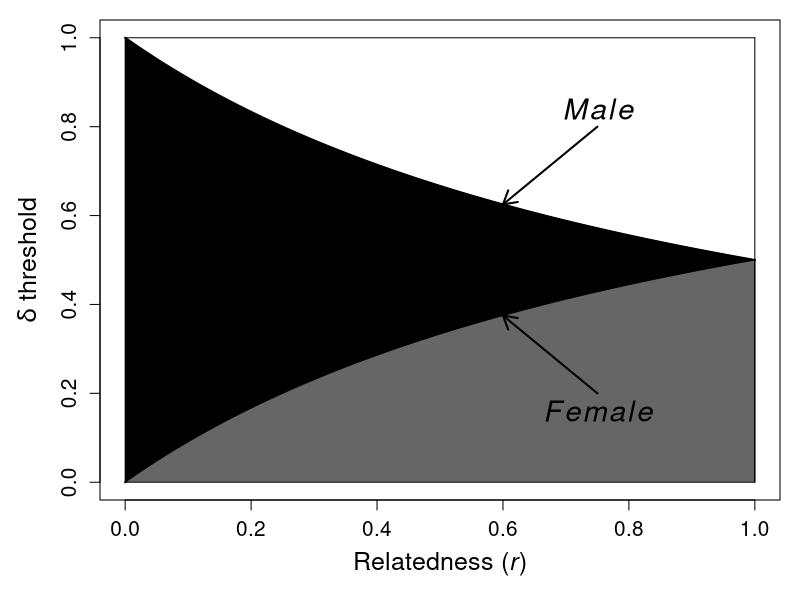
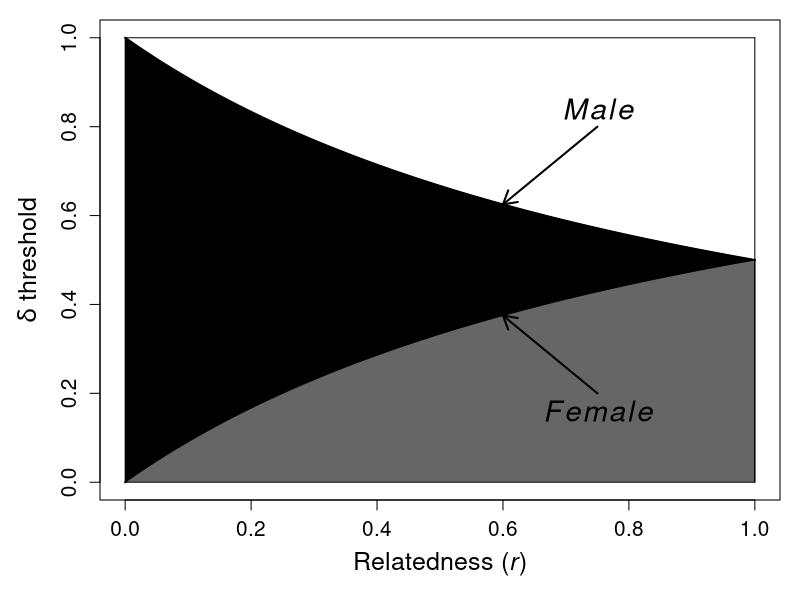
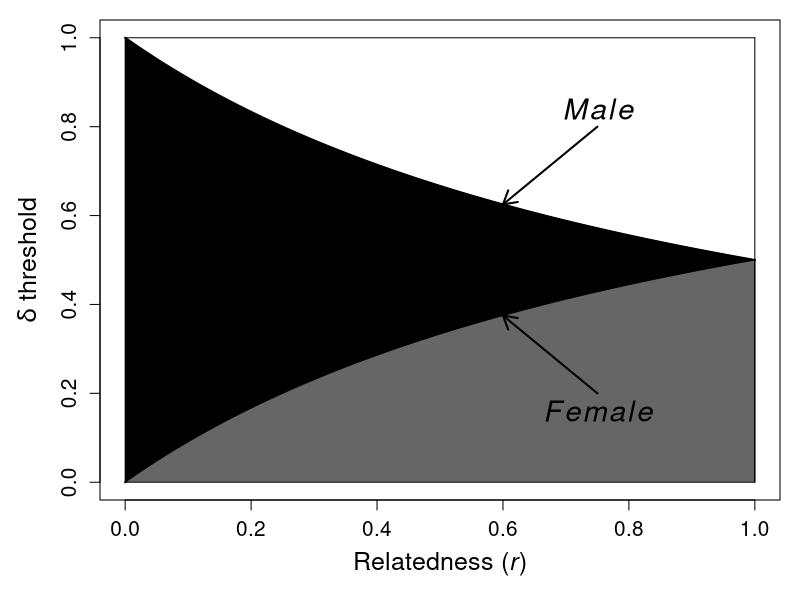
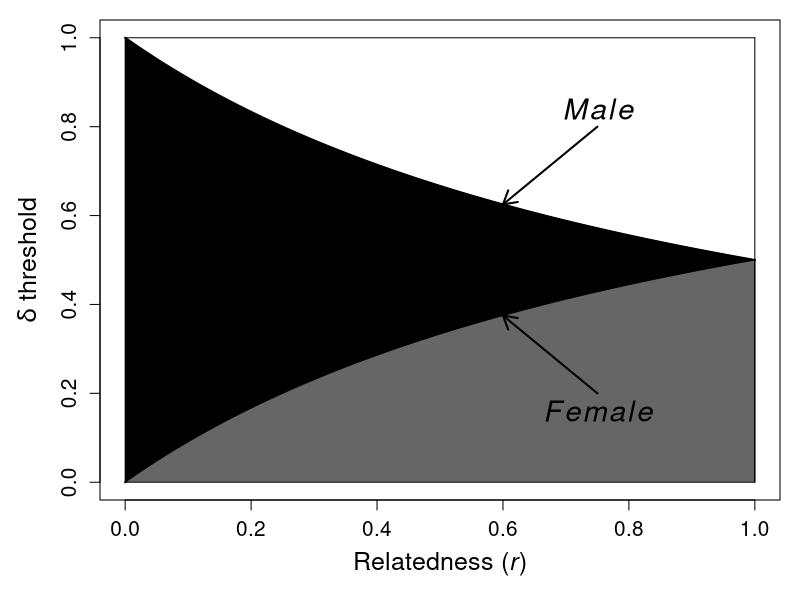
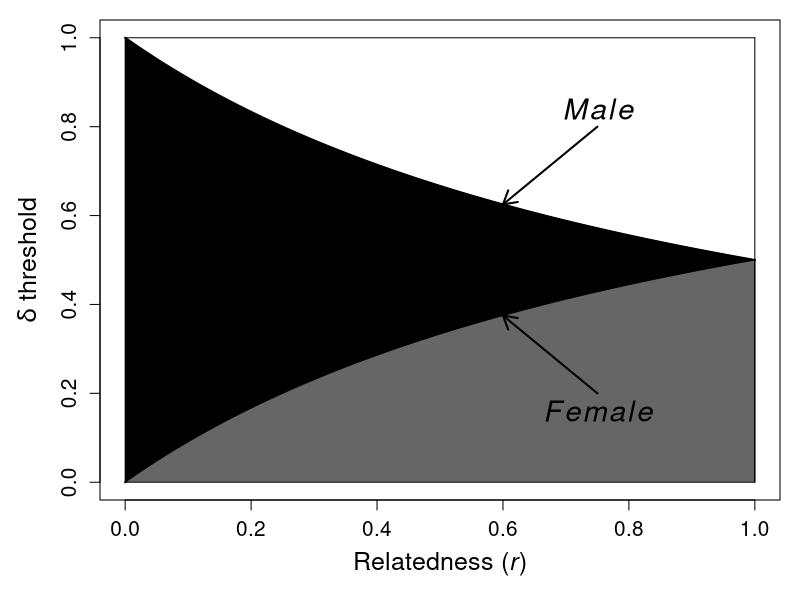
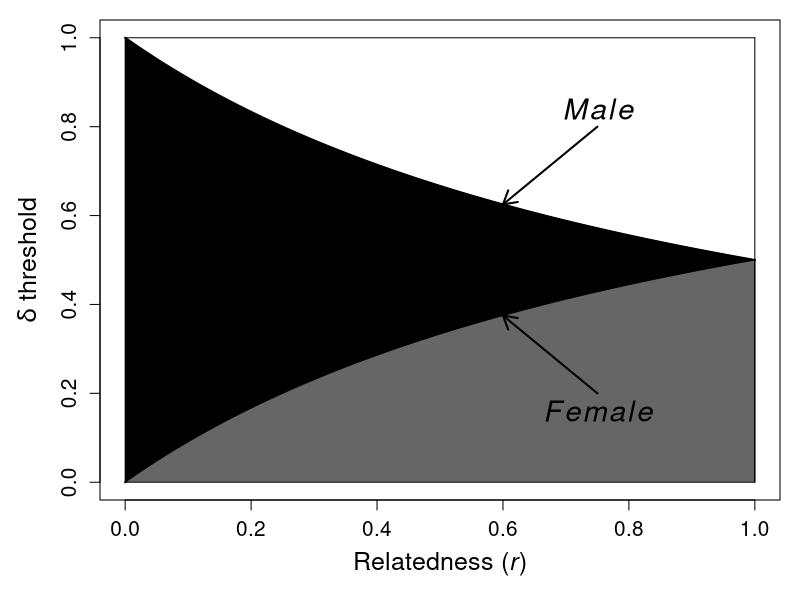
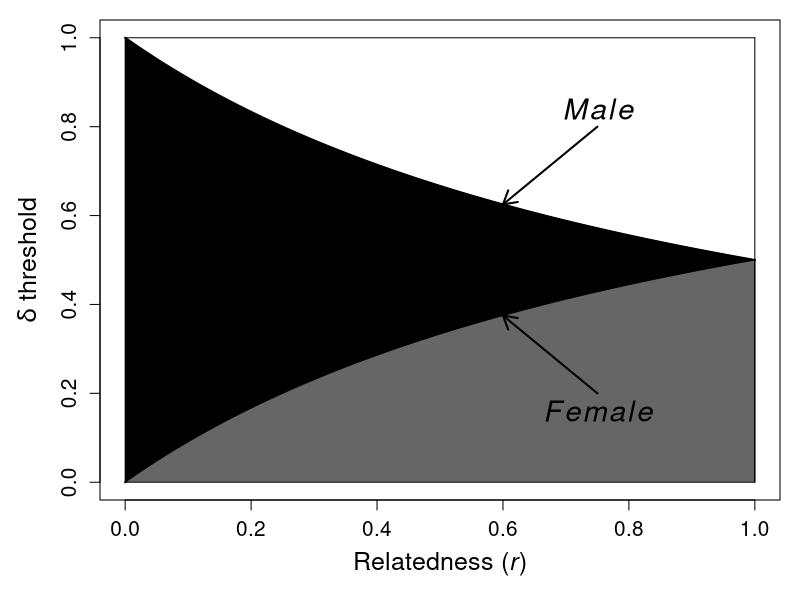
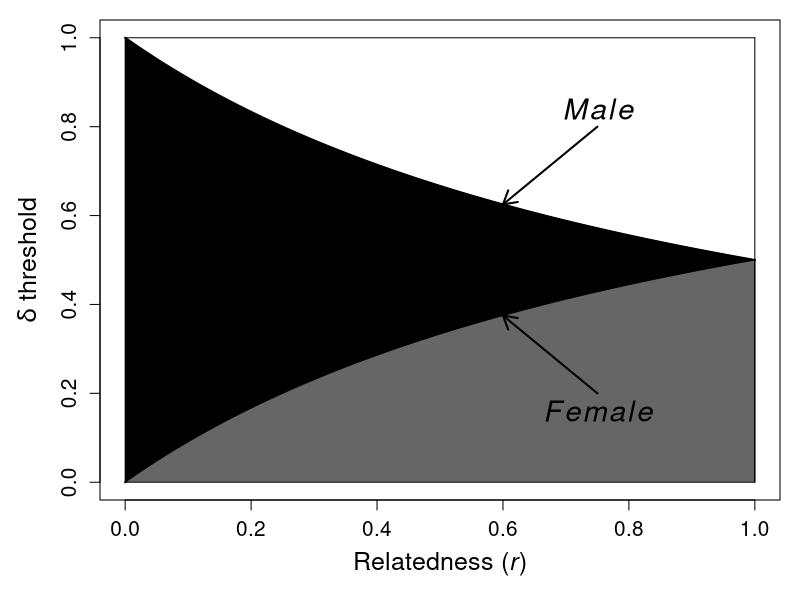

Here is the R script that generated these plots, in order: (Note: this script raises an error after producing the figures.)
## ---- chunk 1
initialise_inds <- function(N = 200){
    ID      <- matrix(data = 0, nrow = N, ncol = 30);
    ID[,1]  <- 1:N;
    ID[,2]  <- rbinom(n = N, size = 1, prob = 0.5);
    ID[,3]  <- sample(x = 1:10, size = N, replace = TRUE);
    ID[,4]  <- sample(x = 1:10, size = N, replace = TRUE);
    ID[,5]  <- rep(x = 0, times = N);
    ID[,6]  <- rep(x = -1, times = N);
    ID[,7]  <- rep(x = -1, times = N);
    ID[,8]  <- rep(x = 0, times = N);
    ID[,9]  <- rep(x = -1, times = N);
    ID[,10] <- rep(x = 0, times = N);
    return(ID);
}

initialise_Rmat <- function(ID){
    rows <- dim(ID)[1];
    Rmat <- matrix(data = 0, nrow = rows, ncol = rows);
    diag(Rmat) <- 1;
    Rmat <- cbind(ID[,1], Rmat);
    return(Rmat);
}

Rbuild <- function(Rmat, ID, Rmat_new){
    inds <- dim(ID)[1];
    for(i in 1:inds){
        if(ID[i, 6] %in% Rmat[,1] == FALSE){
            MomP <- -1;
        }else{
            MomP <- which(Rmat[,1] == ID[i, 6]);
        }
        if(ID[i, 7] %in% Rmat[,1] == FALSE){
            DadP <- -1;
        }else{
            DadP <- which(Rmat[,1] == ID[i, 7]);
        }
        # Inbreeding coefficient
        if(MomP < 0 | DadP < 0){
            Rmat_new[i, i+1] <- 1; 
        }else{
            Rmat_new[i, i+1] <- 1 + Rmat[MomP, DadP+1]; 
        }
        # Kinship coefficient
        j <- 1;
        while(j < i){
            if(ID[j, 6] %in% Rmat[,1] == FALSE){
                Om <- -1;
            }else{
                Om <- which(Rmat[,1] == ID[j, 6]);
            }
            if(ID[j, 7] %in% Rmat[,1] == FALSE){
                Od <- -1;
            }else{
                Od <- which(Rmat[,1] == ID[j, 7]);
            }
            
            if(ID[i,5] == 0 & ID[j,5] == 0){
                if(Om < 0 | MomP < 0){
                    w <- 0;
                }else{
                    if(MomP == Om){
                        w <- 0.5 * Rmat[MomP, Om + 1];
                    }else{
                        w <- Rmat[MomP, Om + 1];
                    }
                }
                if(Od < 0 | MomP < 0){
                    y <- 0;
                }else{
                    y <- Rmat[MomP, Od + 1];
                }
                if(Om < 0 | DadP < 0){
                    x <- 0;
                }else{
                    x <- Rmat[DadP, Om + 1];
                }
                if(Od < 0 | DadP < 0){
                    z <- 0;
                }else{
                    if(DadP == Od){
                        z <- 0.5 * Rmat[DadP, Od + 1];
                    }else{
                        z <- Rmat[DadP, Od + 1];
                    }
                }
            }
            rMmuP <- 0.5 * (w + y);
            rDmuP <- 0.5 * (x + z);
            rval  <- 0.5 * (rMmuP + rDmuP);
            
            Rmat_new[i, j+1] <- rval;
            Rmat_new[j, i+1] <- rval;
            j <- j + 1;
        }
    }
    
    for(i in 1:inds){
        for(j in 1:inds){
            if(ID[i, 6] == ID[j, 1]){
                if(ID[j, 6] == -1){
                    Rmat_new[i, j+1] = 0.25;
                    Rmat_new[j, i+1] = 0.25;
                }    
            }
            if(ID[i, 7] == ID[j, 1]){
                if(ID[j, 7] == -1){
                    Rmat_new[i, j+1] = 0.25;
                    Rmat_new[j, i+1] = 0.25;
                }    
            }
        }
    }
    
    return(Rmat_new);
}

mateselect <- function(ID, Rmat_new){
    fem <- ID[ID[,2] == 0 & ID[,5] == 0,];
    mal <- ID[ID[,2] == 1 & ID[,5] == 0,];
    for(i in 1:dim(fem)[1]){
        strat <- sum(fem[i,11:20]);
        vals  <- rep(0, dim(mal)[1]);
        fpos  <- which(Rmat_new[,1] == i); 
        for(j in 1:length(vals)){
            mpos    <- which(Rmat_new[,1] == j);
            kval    <- Rmat_new[i, j+1];
            vals[j] <- kval * strat;
        }
        if(strat < 0){
            weight <- 1 / (1 + (-1 * vals));
            probs  <- weight / sum(weight);
        }else{
            weight <- 1 + vals;
            probs  <- weight / sum(weight);
        }
        mate    <- sample(x = 1:dim(mal)[1], size = 1, pr = probs);
        mateID  <- mal[mate,1];
        matepos <- which(ID[,1] == mateID);
        ownID   <- fem[i, 1];
        ownpos  <- which(ID[,1] == ownID);
        ID[ownpos, 9]  <- mateID;
        ID[matepos, 9] <- ownID;
    }
    return(ID);
}

make_offspring <- function(ID, Rmat_new, nn = 6){
    start_ID <- max(ID[,1]) + 1;
    for(i in 1:dim(ID)[1]){
        if(ID[i, 2] == 0 & ID[i, 9] > 0 & ID[i, 5] == 0){
            mum    <- ID[i,];
            dadpos <- which(ID[,1] == ID[i, 9]);
            dad    <- ID[dadpos,];
            offs   <- matrix(data = 0, nrow = nn, ncol = dim(ID)[2]);
            offs[,1] <- start_ID:(start_ID+nn-1);
            start_ID <- start_ID + nn;
            offs[,2] <- rbinom(n = nn, size = 1, prob = 0.5);
            offs[,3] <- mum[3];
            offs[,4] <- mum[4];
            offs[,6] <- mum[1];
            offs[,7] <- dad[1];
            mrpos    <- which(Rmat_new[,1] == mum[1]);
            drpos    <- which(Rmat_new[,1] == dad[1]);
            offs[,8] <- Rmat_new[mrpos, drpos+1];
            offs[,11:30] <- mum[11:30];
            dum_vec  <- rbinom(n = length(offs[,11:30]), size = 1, prob = 0.5);
            dummy    <- matrix(data = dum_vec, nrow = dim(offs)[1]);
            dummy[dummy > 0] <- NA;
            
        }
    }
}

produce_offs <- function(ID, Rmat_new, nn){
    # NOTE: This toy model has unrealistic recombination between parents!
    mums  <- sum(ID[,2] == 0 & ID[, 5] == 0 & ID[, 9] != 0);
    offs  <- matrix(data = 0, nrow = mums * nn, ncol = dim(ID)[2]);
    start <- 1;
    for(i in 1:dim(ID)[1]){  # Unrealistic recombination saves some time.
        if(ID[i,2] == 0 & ID[i, 5] == 0 & ID[i, 9] != 0){
            her_off     <- matrix(data = ID[i,], nrow = nn, ncol = dim(ID)[2], 
                                  byrow = TRUE);
            her_off[,2] <- rbinom(n = nn, size = 1, prob = 0.5);
            her_off[,6] <- ID[i,1];
            her_off[,7] <- ID[i,9];
            mum_p       <- which(Rmat_new[,1] == ID[i,1]);
            dad_p       <- which(Rmat_new[,1] == ID[i,9]);
            her_off[,8] <- Rmat_new[mum_p, dad_p + 1];
            her_off[,9] <- -1;
            dad_o       <- which(ID[,1] == ID[i,9]);
            dad_overlay <- matrix(data = ID[dad_o,], nrow = nn, 
                                  ncol = dim(ID)[2], byrow = TRUE);
            to_vec      <- rbinom(n = nn*dim(ID)[2], size = 1, prob = 0.5);
            to_overlay  <- matrix(data = to_vec, nrow = nn);
            to_overlay[,1:10] <- 1;
            her_off[to_overlay < 1] <- NA;
            her_off[is.na(her_off)] <- dad_overlay[is.na(her_off)];
            offs[start:(start+(nn-1)), 1:dim(ID)[2]] <- her_off;
            start <- start + nn;
        }
    }
    max_ID   <- max(ID[,1]);
    offs[,1] <- (max_ID + 1):(max_ID + dim(offs)[1]); 
    return(offs);
}

mortality <- function(offs, beta){
    depression        <- exp(-1 * beta * offs[,8]);
    alive             <- rbinom(n = dim(offs)[1], size = 1, prob = depression);
    offs[alive < 1,5] <- -1;
    offs              <- offs[offs[,5] > -1,];
    return(offs);
}

mutation  <- function(offs, mu){
    mutations <- rbinom(n = 20*dim(offs)[1], size = 1, prob = mu);
    tot_mut   <- sum(mutations);
    mut_mat   <- matrix(data = mutations, nrow = dim(offs)[1]);
    mu_eff    <- rnorm(n = tot_mut, mean = 0, sd = 2);
    mut_mat[mut_mat > 0] <- mu_eff;
    offs[,11:30] <- offs[,11:30] + mut_mat;
    return(offs);
}

retain <- function(ID, offs){
    retainers <- rep(x = 0, times = dim(ID)[1]);
    for(i in 1:dim(ID)[1]){
        ID_num <- ID[i, 1];
        ismum  <- sum(offs[,6] == ID_num);
        isdad  <- sum(offs[,7] == ID_num);
        ispar  <- ismum + isdad;
        if(ispar < 1){
            retainers[i] <- 1;
        }
    }
    to_remove <- which(retainers == 1);
    ID <- ID[-to_remove,];
    return(ID);
}

get_stats <- function(ID){
    mean_inbr <- mean(ID[,8]);
    mean_aval <- mean(ID[,11:20]);
    sd_aval   <- sd(ID[,11:20]);
    mean_nval <- mean(ID[,21:30]);
    sd_nval   <- sd(ID[,21:30]);
    stat_vec  <- c(mean_inbr, mean_aval, sd_aval, mean_nval, sd_nval);
    return(stat_vec);
}

immigration <- function(ID, imm, IDst){
    max_ID     <- max(ID[,1]);
    immigrants <- initialise_inds(N = imm);
    avalues    <- rnorm(n = 10 * imm, mean = IDst[2], sd = IDst[3]);
    nvalues    <- rnorm(n = 10 * imm, mean = IDst[4], sd = IDst[5]);
    a_mat      <- matrix(data = avalues, nrow = imm);
    n_mat      <- matrix(data = nvalues, nrow = imm);
    immigrants[,2]     <- 1;
    immigrants[,11:20] <- a_mat;
    immigrants[,21:30] <- n_mat;
    imm_IDs            <- (max_ID + 1):(max_ID + imm);
    immigrants[,1]     <- imm_IDs;
    ID <- rbind(ID, immigrants);
    return(ID);
}

new_gen <- function(ID, Rmat, cost = 0, imm = 5, beta = 1, 
                    mu = 0.01, Kf = 100, Km = 100, nn = 6){
    N       <- dim(ID)[1];
    death   <- rep(x = 0, times = N);
    females <- sum(ID[,2] == 0 & ID[,5] <= 1);
    males   <- sum(ID[,2] == 1 & ID[,5] <= 1);
    strat   <- apply(X = ID[,11:20], MARGIN = 1, FUN = sum);
    strat_c <- abs(strat) * cost;
    strat_d <- rbinom(n = N, size = 1, prob = strat_c);
    death   <- death + strat_d;
    death   <- death + (ID[,5] > 1);
    ID[,5]  <- -1 * death;
    ID      <- ID[order(ID[,2], decreasing = FALSE),];
    ID      <- ID[order(ID[,5], decreasing = FALSE),];
    livef   <- sum(ID[,2] == 0 & ID[,5] < 2 & ID[,5] > -1);
    livem   <- sum(ID[,2] == 1 & ID[,5] < 2 & ID[,5] > -1);
    if(livef > Kf){
        rm   <- livef - Kf;
        rows <- which(ID[,2] == 0 & ID[,5] < 2 & ID[,5] > -1);
        ID[rows[1:rm],5] <- -1;
    }
    if(livem > Km){
        rm   <- livem - Km;
        rows <- which(ID[,2] == 1 & ID[,5] < 2 & ID[,5] > -1);
        ID[rows[1:rm],5] <- -1;
    }
    ID <- rbind(ID[ID[,5] >= 0,], ID[ID[,5] < 0,]);
    
    Rmat_new <- initialise_Rmat(ID);
    Rmat_new <- Rbuild(Rmat, ID, Rmat_new);
    
    ID   <- mateselect(ID, Rmat_new);
    offs <- produce_offs(ID, Rmat_new, nn);
    offs <- mortality(offs, beta);
    offs <- mutation(offs, mu);
    IDst <- get_stats(ID);
    
    lgn  <- ID[ID[,5] == 0,];
    
    ID[ID[,5] >= 0, 5] <- -1;
    
    ID <- retain(ID, offs);
    ID <- rbind(ID, offs);
    
    ID <- immigration(ID, imm, IDst);
    
    results <- list(ID = ID, Rmat = Rmat_new, stats = IDst, last_gen = lgn);
    return(results);
}

mate_connect <- function(ID){
    living     <- ID[ID[,5] == 0,];
    fem_count  <- sum(living[,2] == 0);
    mal_count  <- sum(living[,2] == 1);
    livsor     <- living[order(living[,2]),];
    livsor[,3] <- 1:dim(livsor)[1];
    pointpairs <- matrix(data = 0, nrow = dim(livsor)[1], ncol = 8);
    pointpairs[,1] <- livsor[,1];
    for(i in 1:dim(livsor)[1]){
        if(livsor[i, 2] == 0){
            femID <- livsor[i, 1];
            malID <- livsor[i, 9];
            femps <- i;
            malps <- which(livsor[,1] == malID);
            pointpairs[i, 2] <- malID;
        }
    }
    pointpairs[,3] <- 1:dim(pointpairs)[1];
    distr <- seq(from = 0, to = 2*pi, length.out = dim(pointpairs)[1]);
    for(i in 1:dim(pointpairs)[1]){
        xplace            <- 2 * cos(distr[pointpairs[i, 3]]);
        yplace            <- 2 * sin(distr[pointpairs[i, 3]]);
        pointpairs[i, 5]  <- xplace;
        pointpairs[i, 6]  <- yplace;
    }
    for(i in 1:dim(pointpairs)[1]){
        if(i <= fem_count){
            matepos           <- which(pointpairs[,1] == pointpairs[i, 2]);
            pointpairs[i, 4]  <- matepos;
            pointpairs[i, 7]  <- pointpairs[matepos, 5];
            pointpairs[i, 8]  <- pointpairs[matepos, 6];
        }
    }
    return(pointpairs);
}
## ---- chunk 2
ri <- matrix(data=c(1,0.5,0,0.5,1,0,0,0,1),nrow=3,byrow=TRUE);
Inbreed <- function(focal,mate,alt){
  Inb <- ri[focal,focal] + ri[focal,mate];
  Out <- ri[focal,mate]  + ri[focal,alt];
  DEL <- 1 - (Out/Inb);
  return(DEL);
}
rs <- seq(from=0,to=1,by=0.0001);
dl <- rep(x=0,length=length(rs));
for(i in 1:length(rs)){
  ri <- matrix(data=c(1,rs[i],0,rs[i],1,0,0,0,1),nrow=3,byrow=TRUE);
  dl[i] <- Inbreed(focal=1,mate=2,alt=3);
}
par(mar=c(5,5,1,1));
plot(x=rs,y=dl,type="l",lwd=2,
  xlab=expression(paste("Relatedness (",italic(r),")")),
  ylab=expression(paste(italic(delta)," threshold")),
  cex.lab=1.5,cex.axis=1.25,ylim=c(0,1));
Inbreed <- function(focal,mate,alt){
  Inb <- ri[focal,focal] + ri[focal,mate];
  Out <- ri[focal,focal]  + ri[focal,alt];
  DEL <- 1 - (Out/Inb);
  return(DEL);
}
dk <- rep(x=0,length=length(rs));
for(i in 1:length(rs)){
  ri <- matrix(data=c(1,rs[i],0,rs[i],1,0,0,0,1),nrow=3,byrow=TRUE);
  dk[i] <- Inbreed(focal=2,mate=1,alt=3);
}
points(x=rs,y=dk,type="l",lwd=2,
  cex.lab=1.25,cex.axis=1.5,ylim=c(0,1));
polygon(x=c(rs,rev(rs)),y=c(dk,rev(dl)),col="black");
polygon(x=c(rs,rev(rs)),y=c(rep(0,length(dk)),rev(dk)),col="grey40");
points(x=seq(from=0,to=1,by=0.1),y=rep(1,11),type="l");
points(y=seq(from=0,to=1,by=0.1),x=rep(1,11),type="l");
text(x=0.75,y=0.16,labels=expression(paste(italic(Female))),cex=1.75, col = "black");
arrows(x0=0.75,y0=0.2,x1=0.6,y1=0.375, length = 0.15, angle = 30, code = 2, lwd=2);
text(x=0.75,y=0.84,labels=expression(paste(italic(Male))),cex=1.75, col  = "black");
arrows(x0=0.75,y0=0.8,x1=0.6,y1=0.625, length = 0.15, angle = 30, code = 2, lwd=2);
## ---- chunk 3
ri <- matrix(data=c(1,0.5,0,0.5,1,0,0,0,1),nrow=3,byrow=TRUE);
Inbreed <- function(focal,mate,alt){
  Inb <- ri[focal,focal] + ri[focal,mate];
  Out <- ri[focal,mate]  + ri[focal,alt];
  DEL <- 1 - (Out/Inb);
  return(DEL);
}
rs <- seq(from=0,to=1,by=0.0001);
dl <- rep(x=0,length=length(rs));
for(i in 1:length(rs)){
  ri <- matrix(data=c(1,rs[i],0,rs[i],1,0,0,0,1),nrow=3,byrow=TRUE);
  dl[i] <- Inbreed(focal=1,mate=2,alt=3);
}
par(mar=c(5,5,1,1));
plot(x=rs,y=dl,type="l",lwd=2,
  xlab=expression(paste("Relatedness (",italic(r),")")),
  ylab=expression(paste(italic(delta)," threshold")),
  cex.lab=1.5,cex.axis=1.25,ylim=c(0,1));
Inbreed <- function(focal,mate,alt){
  Inb <- ri[focal,focal] + ri[focal,mate];
  Out <- ri[focal,focal]  + ri[focal,alt];
  DEL <- 1 - (Out/Inb);
  return(DEL);
}
dk <- rep(x=0,length=length(rs));
for(i in 1:length(rs)){
  ri <- matrix(data=c(1,rs[i],0,rs[i],1,0,0,0,1),nrow=3,byrow=TRUE);
  dk[i] <- Inbreed(focal=2,mate=1,alt=3);
}
points(x=rs,y=dk,type="l",lwd=2,
  cex.lab=1.25,cex.axis=1.5,ylim=c(0,1));
polygon(x=c(rs,rev(rs)),y=c(dk,rev(dl)),col="black");
polygon(x=c(rs,rev(rs)),y=c(rep(0,length(dk)),rev(dk)),col="grey40");
points(x=seq(from=0,to=1,by=0.1),y=rep(1,11),type="l");
points(y=seq(from=0,to=1,by=0.1),x=rep(1,11),type="l");
text(x=0.75,y=0.16,labels=expression(paste(italic(Female))),cex=1.75, col = "black");
arrows(x0=0.75,y0=0.2,x1=0.6,y1=0.375, length = 0.15, angle = 30, code = 2, lwd=2);
text(x=0.75,y=0.84,labels=expression(paste(italic(Male))),cex=1.75, col  = "black");
arrows(x0=0.75,y0=0.8,x1=0.6,y1=0.625, length = 0.15, angle = 30, code = 2, lwd=2);
## ---- chunk 4
ri <- matrix(data=c(1,0.5,0,0.5,1,0,0,0,1),nrow=3,byrow=TRUE);
Inbreed <- function(focal,mate,alt){
  Inb <- ri[focal,focal] + ri[focal,mate];
  Out <- ri[focal,mate]  + ri[focal,alt];
  DEL <- 1 - (Out/Inb);
  return(DEL);
}
rs <- seq(from=0,to=1,by=0.0001);
dl <- rep(x=0,length=length(rs));
for(i in 1:length(rs)){
  ri <- matrix(data=c(1,rs[i],0,rs[i],1,0,0,0,1),nrow=3,byrow=TRUE);
  dl[i] <- Inbreed(focal=1,mate=2,alt=3);
}
par(mar=c(5,5,1,1));
plot(x=rs,y=dl,type="l",lwd=2,
  xlab=expression(paste("Relatedness (",italic(r),")")),
  ylab=expression(paste(italic(delta)," threshold")),
  cex.lab=1.5,cex.axis=1.25,ylim=c(0,1));
Inbreed <- function(focal,mate,alt){
  Inb <- ri[focal,focal] + ri[focal,mate];
  Out <- ri[focal,focal]  + ri[focal,alt];
  DEL <- 1 - (Out/Inb);
  return(DEL);
}
dk <- rep(x=0,length=length(rs));
for(i in 1:length(rs)){
  ri <- matrix(data=c(1,rs[i],0,rs[i],1,0,0,0,1),nrow=3,byrow=TRUE);
  dk[i] <- Inbreed(focal=2,mate=1,alt=3);
}
points(x=rs,y=dk,type="l",lwd=2,
  cex.lab=1.25,cex.axis=1.5,ylim=c(0,1));
polygon(x=c(rs,rev(rs)),y=c(dk,rev(dl)),col="black");
polygon(x=c(rs,rev(rs)),y=c(rep(0,length(dk)),rev(dk)),col="grey40");
points(x=seq(from=0,to=1,by=0.1),y=rep(1,11),type="l");
points(y=seq(from=0,to=1,by=0.1),x=rep(1,11),type="l");
text(x=0.75,y=0.16,labels=expression(paste(italic(Female))),cex=1.75, col = "black");
arrows(x0=0.75,y0=0.2,x1=0.6,y1=0.375, length = 0.15, angle = 30, code = 2, lwd=2);
text(x=0.75,y=0.84,labels=expression(paste(italic(Male))),cex=1.75, col  = "black");
arrows(x0=0.75,y0=0.8,x1=0.6,y1=0.625, length = 0.15, angle = 30, code = 2, lwd=2);
## ---- chunk 5
ri <- matrix(data=c(1,0.5,0,0.5,1,0,0,0,1),nrow=3,byrow=TRUE);
Inbreed <- function(focal,mate,alt){
  Inb <- ri[focal,focal] + ri[focal,mate];
  Out <- ri[focal,mate]  + ri[focal,alt];
  DEL <- 1 - (Out/Inb);
  return(DEL);
}
rs <- seq(from=0,to=1,by=0.0001);
dl <- rep(x=0,length=length(rs));
for(i in 1:length(rs)){
  ri <- matrix(data=c(1,rs[i],0,rs[i],1,0,0,0,1),nrow=3,byrow=TRUE);
  dl[i] <- Inbreed(focal=1,mate=2,alt=3);
}
par(mar=c(5,5,1,1));
plot(x=rs,y=dl,type="l",lwd=2,
  xlab=expression(paste("Relatedness (",italic(r),")")),
  ylab=expression(paste(italic(delta)," threshold")),
  cex.lab=1.5,cex.axis=1.25,ylim=c(0,1));
Inbreed <- function(focal,mate,alt){
  Inb <- ri[focal,focal] + ri[focal,mate];
  Out <- ri[focal,focal]  + ri[focal,alt];
  DEL <- 1 - (Out/Inb);
  return(DEL);
}
dk <- rep(x=0,length=length(rs));
for(i in 1:length(rs)){
  ri <- matrix(data=c(1,rs[i],0,rs[i],1,0,0,0,1),nrow=3,byrow=TRUE);
  dk[i] <- Inbreed(focal=2,mate=1,alt=3);
}
points(x=rs,y=dk,type="l",lwd=2,
  cex.lab=1.25,cex.axis=1.5,ylim=c(0,1));
polygon(x=c(rs,rev(rs)),y=c(dk,rev(dl)),col="black");
polygon(x=c(rs,rev(rs)),y=c(rep(0,length(dk)),rev(dk)),col="grey40");
points(x=seq(from=0,to=1,by=0.1),y=rep(1,11),type="l");
points(y=seq(from=0,to=1,by=0.1),x=rep(1,11),type="l");
text(x=0.75,y=0.16,labels=expression(paste(italic(Female))),cex=1.75, col = "black");
arrows(x0=0.75,y0=0.2,x1=0.6,y1=0.375, length = 0.15, angle = 30, code = 2, lwd=2);
text(x=0.75,y=0.84,labels=expression(paste(italic(Male))),cex=1.75, col  = "black");
arrows(x0=0.75,y0=0.8,x1=0.6,y1=0.625, length = 0.15, angle = 30, code = 2, lwd=2);
## ---- chunk 6
ri <- matrix(data=c(1,0.5,0,0.5,1,0,0,0,1),nrow=3,byrow=TRUE);
Inbreed <- function(focal,mate,alt){
  Inb <- ri[focal,focal] + ri[focal,mate];
  Out <- ri[focal,mate]  + ri[focal,alt];
  DEL <- 1 - (Out/Inb);
  return(DEL);
}
rs <- seq(from=0,to=1,by=0.0001);
dl <- rep(x=0,length=length(rs));
for(i in 1:length(rs)){
  ri <- matrix(data=c(1,rs[i],0,rs[i],1,0,0,0,1),nrow=3,byrow=TRUE);
  dl[i] <- Inbreed(focal=1,mate=2,alt=3);
}
par(mar=c(5,5,1,1));
plot(x=rs,y=dl,type="l",lwd=2,
  xlab=expression(paste("Relatedness (",italic(r),")")),
  ylab=expression(paste(italic(delta)," threshold")),
  cex.lab=1.5,cex.axis=1.25,ylim=c(0,1));
Inbreed <- function(focal,mate,alt){
  Inb <- ri[focal,focal] + ri[focal,mate];
  Out <- ri[focal,focal]  + ri[focal,alt];
  DEL <- 1 - (Out/Inb);
  return(DEL);
}
dk <- rep(x=0,length=length(rs));
for(i in 1:length(rs)){
  ri <- matrix(data=c(1,rs[i],0,rs[i],1,0,0,0,1),nrow=3,byrow=TRUE);
  dk[i] <- Inbreed(focal=2,mate=1,alt=3);
}
points(x=rs,y=dk,type="l",lwd=2,
  cex.lab=1.25,cex.axis=1.5,ylim=c(0,1));
polygon(x=c(rs,rev(rs)),y=c(dk,rev(dl)),col="black");
polygon(x=c(rs,rev(rs)),y=c(rep(0,length(dk)),rev(dk)),col="grey40");
points(x=seq(from=0,to=1,by=0.1),y=rep(1,11),type="l");
points(y=seq(from=0,to=1,by=0.1),x=rep(1,11),type="l");
text(x=0.75,y=0.16,labels=expression(paste(italic(Female))),cex=1.75, col = "black");
arrows(x0=0.75,y0=0.2,x1=0.6,y1=0.375, length = 0.15, angle = 30, code = 2, lwd=2);
text(x=0.75,y=0.84,labels=expression(paste(italic(Male))),cex=1.75, col  = "black");
arrows(x0=0.75,y0=0.8,x1=0.6,y1=0.625, length = 0.15, angle = 30, code = 2, lwd=2);
## ---- chunk 7
ri <- matrix(data=c(1,0.5,0,0.5,1,0,0,0,1),nrow=3,byrow=TRUE);
Inbreed <- function(focal,mate,alt){
  Inb <- ri[focal,focal] + ri[focal,mate];
  Out <- ri[focal,mate]  + ri[focal,alt];
  DEL <- 1 - (Out/Inb);
  return(DEL);
}
rs <- seq(from=0,to=1,by=0.0001);
dl <- rep(x=0,length=length(rs));
for(i in 1:length(rs)){
  ri <- matrix(data=c(1,rs[i],0,rs[i],1,0,0,0,1),nrow=3,byrow=TRUE);
  dl[i] <- Inbreed(focal=1,mate=2,alt=3);
}
par(mar=c(5,5,1,1));
plot(x=rs,y=dl,type="l",lwd=2,
  xlab=expression(paste("Relatedness (",italic(r),")")),
  ylab=expression(paste(italic(delta)," threshold")),
  cex.lab=1.5,cex.axis=1.25,ylim=c(0,1));
Inbreed <- function(focal,mate,alt){
  Inb <- ri[focal,focal] + ri[focal,mate];
  Out <- ri[focal,focal]  + ri[focal,alt];
  DEL <- 1 - (Out/Inb);
  return(DEL);
}
dk <- rep(x=0,length=length(rs));
for(i in 1:length(rs)){
  ri <- matrix(data=c(1,rs[i],0,rs[i],1,0,0,0,1),nrow=3,byrow=TRUE);
  dk[i] <- Inbreed(focal=2,mate=1,alt=3);
}
points(x=rs,y=dk,type="l",lwd=2,
  cex.lab=1.25,cex.axis=1.5,ylim=c(0,1));
polygon(x=c(rs,rev(rs)),y=c(dk,rev(dl)),col="black");
polygon(x=c(rs,rev(rs)),y=c(rep(0,length(dk)),rev(dk)),col="grey40");
points(x=seq(from=0,to=1,by=0.1),y=rep(1,11),type="l");
points(y=seq(from=0,to=1,by=0.1),x=rep(1,11),type="l");
text(x=0.75,y=0.16,labels=expression(paste(italic(Female))),cex=1.75, col = "black");
arrows(x0=0.75,y0=0.2,x1=0.6,y1=0.375, length = 0.15, angle = 30, code = 2, lwd=2);
text(x=0.75,y=0.84,labels=expression(paste(italic(Male))),cex=1.75, col  = "black");
arrows(x0=0.75,y0=0.8,x1=0.6,y1=0.625, length = 0.15, angle = 30, code = 2, lwd=2);
## ---- chunk 8
ri <- matrix(data=c(1,0.5,0,0.5,1,0,0,0,1),nrow=3,byrow=TRUE);
Inbreed <- function(focal,mate,alt){
  Inb <- ri[focal,focal] + ri[focal,mate];
  Out <- ri[focal,mate]  + ri[focal,alt];
  DEL <- 1 - (Out/Inb);
  return(DEL);
}
rs <- seq(from=0,to=1,by=0.0001);
dl <- rep(x=0,length=length(rs));
for(i in 1:length(rs)){
  ri <- matrix(data=c(1,rs[i],0,rs[i],1,0,0,0,1),nrow=3,byrow=TRUE);
  dl[i] <- Inbreed(focal=1,mate=2,alt=3);
}
par(mar=c(5,5,1,1));
plot(x=rs,y=dl,type="l",lwd=2,
  xlab=expression(paste("Relatedness (",italic(r),")")),
  ylab=expression(paste(italic(delta)," threshold")),
  cex.lab=1.5,cex.axis=1.25,ylim=c(0,1));
Inbreed <- function(focal,mate,alt){
  Inb <- ri[focal,focal] + ri[focal,mate];
  Out <- ri[focal,focal]  + ri[focal,alt];
  DEL <- 1 - (Out/Inb);
  return(DEL);
}
dk <- rep(x=0,length=length(rs));
for(i in 1:length(rs)){
  ri <- matrix(data=c(1,rs[i],0,rs[i],1,0,0,0,1),nrow=3,byrow=TRUE);
  dk[i] <- Inbreed(focal=2,mate=1,alt=3);
}
points(x=rs,y=dk,type="l",lwd=2,
  cex.lab=1.25,cex.axis=1.5,ylim=c(0,1));
polygon(x=c(rs,rev(rs)),y=c(dk,rev(dl)),col="black");
polygon(x=c(rs,rev(rs)),y=c(rep(0,length(dk)),rev(dk)),col="grey40");
points(x=seq(from=0,to=1,by=0.1),y=rep(1,11),type="l");
points(y=seq(from=0,to=1,by=0.1),x=rep(1,11),type="l");
text(x=0.75,y=0.16,labels=expression(paste(italic(Female))),cex=1.75, col = "black");
arrows(x0=0.75,y0=0.2,x1=0.6,y1=0.375, length = 0.15, angle = 30, code = 2, lwd=2);
text(x=0.75,y=0.84,labels=expression(paste(italic(Male))),cex=1.75, col  = "black");
arrows(x0=0.75,y0=0.8,x1=0.6,y1=0.625, length = 0.15, angle = 30, code = 2, lwd=2);
## ---- chunk 9
ri <- matrix(data=c(1,0.5,0,0.5,1,0,0,0,1),nrow=3,byrow=TRUE);
Inbreed <- function(focal,mate,alt){
  Inb <- ri[focal,focal] + ri[focal,mate];
  Out <- ri[focal,mate]  + ri[focal,alt];
  DEL <- 1 - (Out/Inb);
  return(DEL);
}
rs <- seq(from=0,to=1,by=0.0001);
dl <- rep(x=0,length=length(rs));
for(i in 1:length(rs)){
  ri <- matrix(data=c(1,rs[i],0,rs[i],1,0,0,0,1),nrow=3,byrow=TRUE);
  dl[i] <- Inbreed(focal=1,mate=2,alt=3);
}
par(mar=c(5,5,1,1));
plot(x=rs,y=dl,type="l",lwd=2,
  xlab=expression(paste("Relatedness (",italic(r),")")),
  ylab=expression(paste(italic(delta)," threshold")),
  cex.lab=1.5,cex.axis=1.25,ylim=c(0,1));
Inbreed <- function(focal,mate,alt){
  Inb <- ri[focal,focal] + ri[focal,mate];
  Out <- ri[focal,focal]  + ri[focal,alt];
  DEL <- 1 - (Out/Inb);
  return(DEL);
}
dk <- rep(x=0,length=length(rs));
for(i in 1:length(rs)){
  ri <- matrix(data=c(1,rs[i],0,rs[i],1,0,0,0,1),nrow=3,byrow=TRUE);
  dk[i] <- Inbreed(focal=2,mate=1,alt=3);
}
points(x=rs,y=dk,type="l",lwd=2,
  cex.lab=1.25,cex.axis=1.5,ylim=c(0,1));
polygon(x=c(rs,rev(rs)),y=c(dk,rev(dl)),col="black");
polygon(x=c(rs,rev(rs)),y=c(rep(0,length(dk)),rev(dk)),col="grey40");
points(x=seq(from=0,to=1,by=0.1),y=rep(1,11),type="l");
points(y=seq(from=0,to=1,by=0.1),x=rep(1,11),type="l");
text(x=0.75,y=0.16,labels=expression(paste(italic(Female))),cex=1.75, col = "black");
arrows(x0=0.75,y0=0.2,x1=0.6,y1=0.375, length = 0.15, angle = 30, code = 2, lwd=2);
text(x=0.75,y=0.84,labels=expression(paste(italic(Male))),cex=1.75, col  = "black");
arrows(x0=0.75,y0=0.8,x1=0.6,y1=0.625, length = 0.15, angle = 30, code = 2, lwd=2);
## ---- chunk 10
fcoeff   <- seq(from = 0, to = 1, length = 1000);
survB0   <- rep(1, 1000);
survB0p2 <- exp(-1*0.2*fcoeff);
survB1   <- exp(-1*1*fcoeff);
survB2   <- exp(-1*2*fcoeff);
survB5   <- exp(-1*5*fcoeff);
par(mar = c(5, 5, 1, 0.5));
plot(x = 0, y = 0, type = "n", xlab = "Inbreeding coefficient (f)",
     ylab = expression(paste("Pr. offspring survival (1 - ",delta,")")),
     xlim = c(0, 1), ylim = c(0, 1), cex.lab = 1.5, cex.axis = 1.5);
points(x = fcoeff, y = survB0, type = "l", lwd = 3);
points(x = fcoeff, y = survB0p2, type = "l", lwd = 3);
points(x = fcoeff, y = survB1, type = "l", lwd = 3);
points(x = fcoeff, y = survB2, type = "l", lwd = 3);
points(x = fcoeff, y = survB5, type = "l", lwd = 3);
text(x = 0.8, y = 0.94, labels = expression(beta == 0), cex = 1.5);
text(x = 0.8, y = 0.79, labels = expression(beta == 0.2), cex = 1.5, srt = -8);
text(x = 0.7, y = 0.43, labels = expression(beta == 1), cex = 1.5, srt = -24);
text(x = 0.5, y = 0.30, labels = expression(beta == 2), cex = 1.5, srt = -32);
text(x = 0.3, y = 0.14, labels = expression(beta == 5), cex = 1.5, srt = -40);
## ---- chunk 11
inputPanel(
  sliderInput("Imm", label = "Immigrants", width="100%",
              min = 0.0, max = 10, value = 0, step = 1), 
  sliderInput("ID", label = "Inbreeding Depression", width="100%",
              min = 0.0, max = 10, value = 0, step = 0.5), 
  sliderInput("cost", label = "Strategy Cost", width="100%",
              min = 0.0, max = 0.1, value = 0, step = 0.01), 
  sliderInput("mu", label = "Mutation Rate", width="100%",
              min = 0.0, max = 0.1, value = 0, step = 0.01), 
  actionButton("mate", "New Generation"),
  actionButton("reset", "Reset")
)

gen     <- reactiveValues();
iter    <- reactiveValues();
mtt     <- reactiveValues();

gen$dat  <- list(ID = NULL, Rmat = NULL, lgn = NULL);
iter$all <- 0;
iter$nue <- 0;
iter$kva <- 0;
iter$mkv <- 0;
mtt$dat  <- NULL;

Ds    <- observeEvent(input$mate, {
        if( is.null(gen$dat$ID) == TRUE | is.null(gen$dat$ID) == TRUE){
            gen$dat$ID   <- initialise_inds(N = 80);
            gen$dat$Rmat <- initialise_Rmat(gen$dat$ID);
        }else{
            gen$dat  <- new_gen(ID = gen$dat$ID, Rmat = gen$dat$Rmat, 
                                Kf = 40, Km = 40, beta = input$ID, 
                                imm = input$Imm, cost = input$cost, 
                                mu = input$mu);
            iter$all <- c(iter$all, mean(gen$dat$ID[,11:20]));
            iter$nue <- c(iter$nue, mean(gen$dat$ID[,21:30]));
            kvalues  <- gen$dat$Rmat;
            kvalues  <- kvalues[,-1];
            if(dim(kvalues)[1] > 80){
                kvalues <- kvalues[1:80, 1:80];
            }
            diag(kvalues) <- NA ;#diag(kvalues) * 0.5;
            iter$kva <- kvalues;
            iter$mkv <- c(iter$mkv, mean(kvalues, na.rm = TRUE));
            mtID     <- gen$dat$last_gen;
            mtt$dat  <- mate_connect(mtID);
        }
})

rs    <- observeEvent(input$reset, {
       gen$dat <- list(ID = NULL, Rmat = NULL);
       iter$all <- 0;
       iter$nue <- 0;
       iter$kva <- 0;
       iter$mkv <- 0;
})

renderPlot({
  par(bg = 'transparent');
  malle <- iter$all;
  mneut <- iter$nue
  mkval <- iter$mkv
  gens  <- 1:length(iter$all);
  if(length(gens) < 6){
      par(mfrow = c(1, 2));
      if(length(gens) > 1){
          dat <- mtt$dat;
          femrow <- 1:sum(dat[,2] > 0);
          malrow <- (sum(dat[,2] > 0) + 1):dim(dat)[1];
          plot(x = dat[, 5], y = dat[, 6], pch = 15, col = "blue", cex = 1.25,
               xlim = c(-2, 2), ylim = c(-2, 2), xaxt = "n", yaxt = "n", xlab = "",
               ylab = "", type = "n", bty = "n");
          text(x = -2, y = -2, pos = 4, col = "red", labels = "Males", cex = 1.75);
          text(x = -2, y =  2, pos = 4, col = "blue", labels = "Females", cex = 1.75);
          arrows(x0 = dat[femrow,5], x1 = dat[femrow,7], y0 = dat[femrow,6], 
              y1 = dat[femrow,8], length = 0, lwd = 2);
          points(x = dat[femrow, 5], y = dat[femrow, 6], pch = 15, col = "blue", cex = 1.25);
          points(x = dat[malrow, 5], y = dat[malrow, 6], pch = 16, col = "red", cex = 1.25);
          plot(x = 0:5, y = 0:5, type = "n", ylim = c(0, 1), cex.axis = 1.5,
               cex.lab = 1.5, xlab = "Generation", ylab = "Mean Kinship", 
               bg = "transparent");
          points(x = gens, y = mkval, pch = 20, cex = 1.5, type = "b",
                 lwd = 2, col = "black");
      }else{
          plot.new();
      }
  }else{
      par(mfrow = c(1, 2));
      dat <- mtt$dat;
      femrow <- 1:sum(dat[,2] > 0);
      malrow <- (sum(dat[,2] > 0) + 1):dim(dat)[1];
      plot(x = dat[, 5], y = dat[, 6], pch = 15, col = "blue", cex = 1.25,
           xlim = c(-2, 2), ylim = c(-2, 2), xaxt = "n", yaxt = "n", xlab = "",
           ylab = "", type = "n", bty = "n");
           arrows(x0 = dat[femrow,5], x1 = dat[femrow,7], y0 = dat[femrow,6], 
           y1 = dat[femrow,8], length = 0, lwd = 2);
      text(x = -2, y = -2, pos = 4, col = "red", labels = "Males", cex = 1.75);
      text(x = -2, y =  2, pos = 4, col = "blue", labels = "Females", cex = 1.75);
      points(x = dat[femrow, 5], y = dat[femrow, 6], pch = 15, col = "blue", cex = 1.25);
      points(x = dat[malrow, 5], y = dat[malrow, 6], pch = 15, col = "red", cex = 1.25);
      x0 <- length(gens) - 5;
      x1 <- length(gens) + 0;
      plot(x = x0:x1, y = 0:5, type = "n", ylim = c(0, 1), cex.axis = 1.5,
           cex.lab = 1.5, xlab = "Generation", ylab = "Mean Kinship", 
           bg = "transparent");
      points(x = gens, y = mkval, pch = 20, cex = 1.5, type = "b",
                 lwd = 2, col = "black");
  }
})
## ---- chunk 12
inputPanel(
  sliderInput("Imm3", label = "Immigrants", width="100%",
              min = 0.0, max = 10, value = 0, step = 1), 
  sliderInput("ID3", label = "Inbreeding Depression", width="100%",
              min = 0.0, max = 10, value = 0, step = 0.5), 
  sliderInput("cost3", label = "Strategy Cost", width="100%",
              min = 0.0, max = 0.1, value = 0, step = 0.01), 
  sliderInput("mu3", label = "Mutation Rate", width="100%",
              min = 0.0, max = 0.1, value = 0, step = 0.01), 
  actionButton("mate3", "New Generation"),
  actionButton("reset3", "Reset")
)

gen     <- reactiveValues();
iter    <- reactiveValues();

gen$dat  <- list(ID = NULL, Rmat = NULL);
iter$all <- 0;
iter$nue <- 0;
iter$kva <- 0;
iter$mkv <- 0;

Ds    <- observeEvent(input$mate3, {
        if( is.null(gen$dat$ID) == TRUE | is.null(gen$dat$ID) == TRUE){
            gen$dat$ID   <- initialise_inds(N = 80);
            gen$dat$Rmat <- initialise_Rmat(gen$dat$ID);
        }else{
            gen$dat  <- new_gen(ID = gen$dat$ID, Rmat = gen$dat$Rmat, 
                                Kf = 40, Km = 40, beta = input$ID3, 
                                imm = input$Imm3, cost = input$cost3, 
                                mu = input$mu3);
            iter$all <- c(iter$all, mean(gen$dat$ID[,11:20]));
            iter$nue <- c(iter$nue, mean(gen$dat$ID[,21:30]));
            kvalues  <- gen$dat$Rmat;
            kvalues  <- kvalues[,-1];
            if(dim(kvalues)[1] > 80){
                kvalues <- kvalues[1:80, 1:80];
            }
            diag(kvalues) <- NA ;#diag(kvalues) * 0.5;
            iter$kva <- kvalues;
            iter$mkv <- c(iter$mkv, mean(kvalues, na.rm = TRUE));
        }
})

rs    <- observeEvent(input$reset3, {
       gen$dat <- list(ID = NULL, Rmat = NULL);
       iter$all <- 0;
       iter$nue <- 0;
       iter$kva <- 0;
       iter$mkv <- 0;
})

renderPlot({
  par(bg = 'transparent');
  malle <- iter$all;
  mneut <- iter$nue
  mkval <- iter$mkv
  gens  <- 1:length(iter$all);
  if(length(gens) < 6){
      par(mfrow = c(1, 2));
      if(length(gens) > 0){
          par(mar = c(7, 5, 5, 5));
          hist(iter$kva, xlim = c(0, 1), ylim = c(0, 20), freq = FALSE, col = "black",
               yaxt = "n", ylab = "", main = "", xlab = "", 
               breaks = seq(from = 0, to = 1, by = 0.05), cex.axis = 1.5);
          title(xlab = "Kinship (k)", line = 4, cex.axis = 1.5, cex.lab = 1.5);
          box(lwd = 3);
          plot(x = 0:5, y = 0:5, type = "n", ylim = c(0, 1), cex.axis = 1.5,
               cex.lab = 1.5, xlab = "Generation", ylab = "Mean Kinship", 
               bg = "transparent");
          points(x = gens, y = mkval, pch = 20, cex = 1.5, type = "b",
                 lwd = 2, col = "black");
      }else{
          plot.new();
      }
  }else{
      x0 <- length(gens) - 5;
      x1 <- length(gens) + 0;
      par(mfrow = c(1, 2), mar = c(7, 5, 5, 5));
      hist(iter$kva, xlim = c(0, 1), ylim = c(0, 20), freq = FALSE, col = "black",
           yaxt = "n", ylab = "", main = "", xlab = "", 
           breaks = seq(from = 0, to = 1, by = 0.05), cex.axis = 1.5);
      title(xlab = "Kinship (k)", line = 4, cex.axis = 1.5, cex.lab = 1.5);
      box(lwd = 3);
      plot(x = x0:x1, y = 0:5, type = "n", ylim = c(0, 1), cex.axis = 1.5,
           cex.lab = 1.5, xlab = "Generation", ylab = "Mean Kinship", 
           bg = "transparent");
      points(x = gens, y = mkval, pch = 20, cex = 1.5, type = "b",
                 lwd = 2, col = "black");
  }
})
## ---- chunk 13
renderPlot({
  par(bg = 'transparent');
  malle <- iter$all;
  mneut <- iter$nue
  mkval <- iter$mkv
  gens  <- 1:length(iter$all);
  par(mar = c(7, 5, 5, 5));
  hist(iter$kva, xlim = c(0, 1), ylim = c(0, 20), freq = FALSE, col = "black",
        yaxt = "n", ylab = "", main = "", xlab = "", 
        breaks = seq(from = 0, to = 1, by = 0.05), cex.axis = 1.5);
  title(xlab = "Kinship (k)", line = 4, cex.axis = 1.5, cex.lab = 1.5);
  box(lwd = 3);
})
## ---- chunk 14
inputPanel(
  sliderInput("Imm2", label = "Immigrants", width="100%",
              min = 0.0, max = 10, value = 2, step = 1), 
  sliderInput("ID2", label = "Inbreeding Depression", width="100%",
              min = 0.0, max = 10, value = 8, step = 0.5), 
  sliderInput("cost2", label = "Strategy Cost", width="100%",
              min = 0.0, max = 0.1, value = 0, step = 0.01), 
  sliderInput("mu2", label = "Mutation Rate", width="100%",
              min = 0.0, max = 0.1, value = 0, step = 0.01), 
  actionButton("mate2", "New Generation"),
  actionButton("reset2", "Reset")
)

gen     <- reactiveValues();
iter    <- reactiveValues();

gen$dat  <- list(ID = NULL, Rmat = NULL);
iter$all <- 0;
iter$nue <- 0;
iter$kva <- 0;
iter$mkv <- 0;

Ds    <- observeEvent(input$mate2, {
        if( is.null(gen$dat$ID) == TRUE | is.null(gen$dat$ID) == TRUE){
            gen$dat$ID   <- initialise_inds(N = 80);
            gen$dat$Rmat <- initialise_Rmat(gen$dat$ID);
        }else{
            gen$dat  <- new_gen(ID = gen$dat$ID, Rmat = gen$dat$Rmat, 
                                Kf = 40, Km = 40, beta = input$ID2, 
                                imm = input$Imm2, cost = input$cost2, 
                                mu = input$mu2);
            iter$all <- c(iter$all, mean(gen$dat$ID[,11:20]));
            iter$nue <- c(iter$nue, mean(gen$dat$ID[,21:30]));
            kvalues  <- gen$dat$Rmat;
            kvalues  <- kvalues[,-1];
            if(dim(kvalues)[1] > 80){
                kvalues <- kvalues[1:80, 1:80];
            }
            diag(kvalues) <- NA ;#diag(kvalues) * 0.5;
            iter$kva <- kvalues;
            iter$mkv <- c(iter$mkv, mean(kvalues, na.rm = TRUE));
        }
})

rs    <- observeEvent(input$reset2, {
       gen$dat <- list(ID = NULL, Rmat = NULL);
       iter$all <- 0;
       iter$nue <- 0;
       iter$kva <- 0;
       iter$mkv <- 0;
})

renderPlot({
  par(bg = 'transparent');
  malle <- iter$all;
  mneut <- iter$nue
  gens  <- 1:length(iter$all);
  if(length(gens) < 6){
      par(mfrow = c(1, 2));
      plot(x = 0:5, y = 0:5, type = "n", ylim = c(-1, 1), cex.axis = 1.5,
           cex.lab = 1.5, xlab = "Generation", ylab = "Inbreeding strategy", 
           bg = "transparent");
      abline(h = 0, lty = "dotted", lwd = 0.8);
      polygon(x=c(-0.125, 2.65, 2.65, -0.125), y=c(0.825, 0.825, 1.1, 1.1), 
              border=NA, col="black");
      polygon(x=c(-0.125, 2.65, 2.65, -0.125), y=c(-0.825, -0.825, -1.1, -1.1), 
              border=NA, col="black");
      abline(v = -0.125, lwd = 4);
      text(x = 0, y = 0.95, labels = "Inbreeding Preference", cex = 1.5, 
           col = "white", pos = 4);
      text(x = 0, y = -0.95, labels = "Inbreeding Avoidance", cex = 1.5, 
           col = "white", pos = 4);
      if(length(gens) > 0){
          points(x = gens, y = malle, pch = 20, cex = 1.5, type = "b",
                 lwd = 2, col = "black");
          par(mar = c(7, 5, 5, 5));
          hist(iter$kva, xlim = c(0, 1), ylim = c(0, 20), freq = FALSE, col = "black",
               yaxt = "n", ylab = "", main = "", xlab = "", 
               breaks = seq(from = 0, to = 1, by = 0.05), cex.axis = 1.5);
          title(xlab = "Kinship (k)", line = 4, cex.axis = 1.5, cex.lab = 1.5);
          box(lwd = 3);
      }
  }else{
      x0 <- length(gens) - 5;
      x1 <- length(gens) + 0;
      par(mfrow = c(1, 2));
      plot(x = x0:x1, y = 0:5, type = "n", ylim = c(-1, 1), cex.axis = 1.5,
           cex.lab = 1.5, xlab = "Generation", ylab = "Inbreeding strategy", 
           bg = "transparent");
      abline(h = 0, lty = "dotted", lwd = 0.8);
      polygon(x=c(x0-0.125, x0+2.65, x0+2.65, x0-0.125), 
              y=c(0.825, 0.825, 1.1, 1.1), border=NA, col="black");
      polygon(x=c(x0-0.125, x0+2.65, x0+2.65, x0-0.125), 
              y=c(-0.825, -0.825, -1.1, -1.1), border=NA, col="black");
      abline(v = x0-0.125, lwd = 4);
      text(x = x0, y = 0.95, labels = "Inbreeding Preference", cex = 1.5, 
           col = "white", pos = 4);
      text(x = x0, y = -0.95, labels = "Inbreeding Avoidance", cex = 1.5, 
           col = "white", pos = 4);
      points(x = gens, y = malle, pch = 20, cex = 1.5, type = "b",
                 lwd = 2, col = "black");
      par(mar = c(7, 5, 5, 5));
      hist(iter$kva, xlim = c(0, 1), ylim = c(0, 20), freq = FALSE, col = "black",
           yaxt = "n", ylab = "", main = "", xlab = "", 
           breaks = seq(from = 0, to = 1, by = 0.05), cex.axis = 1.5);
      title(xlab = "Kinship (k)", line = 4, cex.axis = 1.5, cex.lab = 1.5);
      box(lwd = 3);
  }
})
## ---- chunk 15
OffATr <- function(r, m, mmin=1, Beta=1, c=1){
    return( (1/2)*(1+r) * (1 - exp(-c*(m - mmin - Beta*r)) ));
}
# Below is fmd for analysis and plotting
OffATrd <- function(r, m, mmin=1, Beta=1, c=1){
    return(  0.5 * (1 + r) * (exp(-c * (m - mmin - Beta * r)) * c)  );
    # Also can simplify: return(  (c/2)*(1+r)*exp(-c*(m-mmin-Beta*r))  );
} # We'll need the above to find m^{*} and \gamma^{*} 
# To find m^{*}, can use the function below
findm <- function(low.guess,high.guess,rval,mmin=1,Beta=1,c=1){
  fm  <- function(m,r=rval){ 
           OffATrd(r=rval, mmin=mmin, Beta=Beta, m=m, c=c)*(0-m) + 
             OffATr(r=rval, mmin=mmin, Beta=Beta, m=m, c=c);
         }
  lg  <- fm(m=low.guess, r=rval);
  hg  <- fm(m=high.guess,r=rval);
  if(lg > 0){
    u <- low.guess;
    l <- high.guess;
  }else{
    u <- high.guess;
    l <- low.guess;
  }
  if((fm(l) > 0 & fm(u) > 0) | (fm(l) < 0 & fm(u) < 0)){
    return("Value of m is outside the range");
  }else{
    check  <- 1;
    mguess <- 0.5 * (l+u);
    i      <- 0;
    while(abs(check) > 0.000001 & i < 1000000){
        check <- fm(r=rval, m=mguess);
        if(check > 0){
          u      <- mguess;
          mguess <- 0.5*(l+mguess); 
        }else{
          l      <- mguess;
          mguess <- 0.5*(u+mguess);
        }
        i <- i+1;
    }
    return(mguess);
  }
} # Running the below returns the estimate
fmpl  <- expression(zeta[off] == frac(1,2)*(1+r)*(1-e^{(-c*(m-m[min]-beta*r))}));
inputPanel(
    
  sliderInput("rval", label = "Relatedness", width="100%",
              min = 0.0, max = 1, value = 0, step = 0.05), 
    
  sliderInput("cval", label = "PI curve", width="100%",
              min = 0.0, max = 3, value = 1, step=0.2),
  
  sliderInput("mmin", label = "Minimum m value", width="100%",
              min = 0.0, max = 2, value = 1, step = 0.1),
  
  sliderInput("Beta", label = "Inbreeding depression", 
              width="100%", min = 0.0, max = 5, value = 0, step = 0.2)
)

renderPlot({
  cc  <- as.numeric(input$cval);
  mm  <- as.numeric(input$mmin);
  bb  <- as.numeric(input$Beta);
  rr  <- as.numeric(input$rval);
  rmm <- findm(low.guess=0,high.guess=6,rval=rr,mmin=mm,Beta=bb,c=cc);
  mzt <- OffATr(r=rr, m=rmm, mmin=mm, Beta=bb, c=cc);
  rmg <- mzt / rmm;    
  PI  <- seq(from=0,to=4,by=0.01);
  All <- OffATr(r=rr, m=PI, mmin=mm, Beta=bb, c=cc);
  par(mar=c(5,5,2,2));
  plot(PI,All,type="l",lwd=4,ylim=c(0,1),
     xlab=expression(paste("Parental investment (",italic(m),")")),
     ylab=expression(paste("IBD alleles in offspring (",zeta[off],")")),
     cex.lab=1.5,cex.axis=1.5);
  abline(h=0,lty="dotted",lwd=0.8);
  abline(a=0,b=rmg,lty="solid", lwd=2,col="blue");
  arrows(x0=rmm,y0=mzt/2,x1=rmm,y1=0,length = 0.15,angle=30,code=2,lwd=3,col="blue");
  text(x=1,y=0.8,labels=fmpl,cex=2);
  text(x=rmm,y=0.5*mzt+0.07,labels=expression(paste(italic(m)^"*")),col="blue",cex=2);
  text(x=0.5,y=rmg*0.5+0.07,labels=expression(paste(italic(gamma^"*"))),
       srt=rmg,cex=2,col="blue");
})
